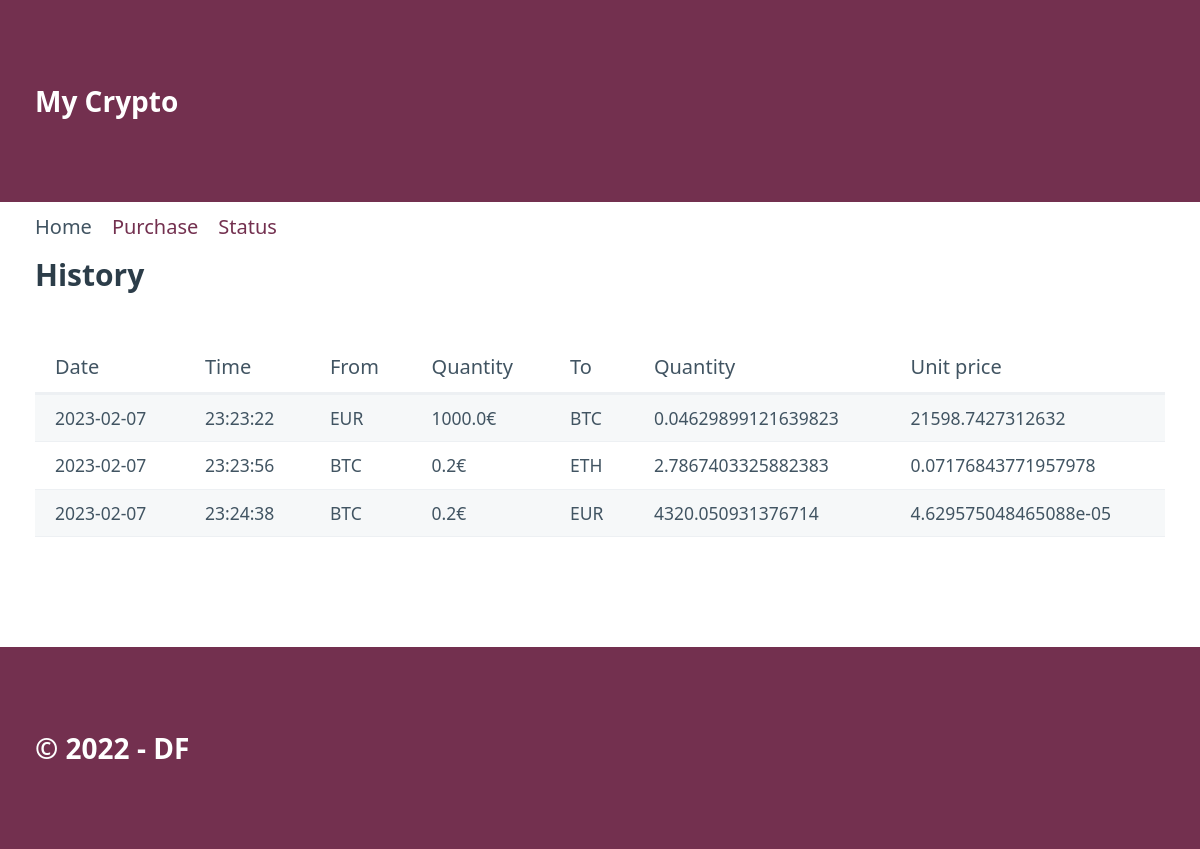
Before: / with the older database file.
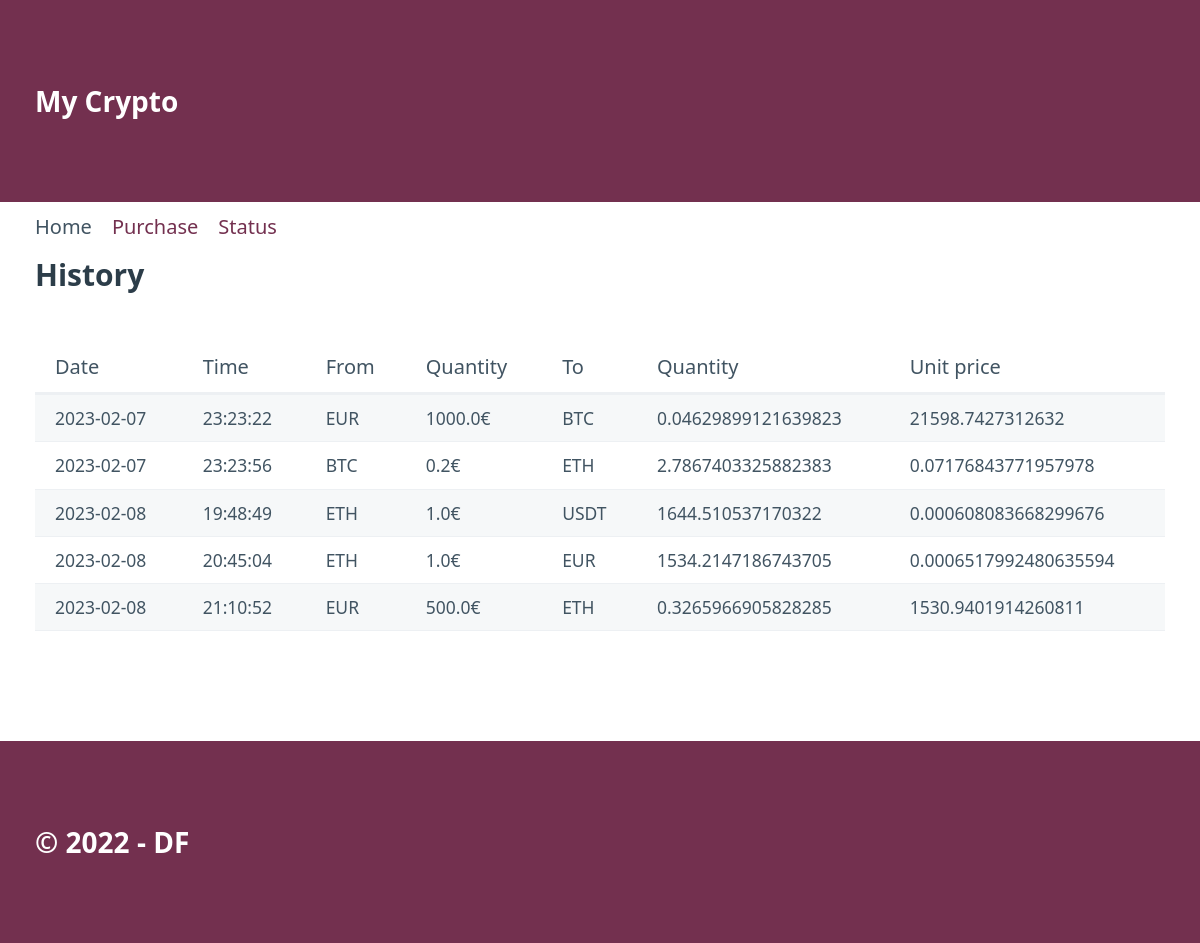
After: the same page with the newer database file.
### tables this page shows
CREATE TABLE "movements" (
	"id"	INTEGER,
	"date"	TEXT NOT NULL,
	"time"	TEXT NOT NULL,
	"from_coin"	TEXT NOT NULL,
	"from_quantity"	REAL NOT NULL,
	"to_coin"	TEXT NOT NULL,
	"to_quantity"	REAL NOT NULL,
	PRIMARY KEY("id" AUTOINCREMENT)
);

### crypto_app/routes.py (the view)
@app.route("/")
def index():
    register = show_all()
    return render_template("index.html", data = register, page = 'home')

### crypto_app/models.py (called while the page is built)
def show_all():
    connect = Conexion("SELECT id,date,time,from_coin,from_quantity,to_coin,to_quantity FROM movements ORDER BY date;")
    rows = connect.res.fetchall()
    columns = connect.res.description
    result = []
    for row in rows:
        data_info = {}
        position = 0
        for field in columns:
            data_info[field[0]] = row[position]
            position += 1
        result.append(data_info)
    connect.con.close()
    return result

### crypto_app/templates/index.html
{% extends "base.html" %} {% block section %}
<section class="container">
    <h3>History</h3>
    {% if data %}
    <table role="grid">
        <thead>
            <tr>
                <th>Date</th>
                <th>Time</th>
                <th>From</th>
                <th>Quantity</th>
                <th>To</th>
                <th>Quantity</th>
                <th>Unit price</th>
            </tr>
        </thead>
        <tbody>
            {% for movements in data %}
            <tr>
                <td>{{movements.date}}</td>
                <td>{{movements.time}}</td>
                <td>{{movements.from_coin}}</td>
                <td>{{movements.from_quantity}}€</td>
                <td>{{movements.to_coin}}</td>
                <td>{{movements.to_quantity}}</td>
                <td>{{movements.from_quantity / movements.to_quantity}}</td>
            </tr>
            {% endfor %}
        </tbody>
    </table>
    {% else %}
    <h4>No movements registered</h4>
    {% endif %}
</section>
{% endblock %}

### crypto_app/templates/base.html (shortened to what this page needs)
<!DOCTYPE html>
<html lang="en">
    <head>
        <link rel="stylesheet" href="../static/css/pico-bootstrap-grid.css" />
        <link rel="stylesheet" href="../static/css/styles.css" />
    </head>
    <body>
        <header>
            <div class="container">My Crypto</div>
        </header>
        <nav class="container">
            <ul>
                {% if page == 'home' %}
                <li>Home</li>
                <li><a href="/purchase">Purchase</a></li>
                <li><a href="/status">Status</a></li>
                {% endif %}
            </ul>
        </nav>
        {% block section %} {% endblock %}
        <footer>
            <div class="container">&copy; 2022 - DF</div>
        </footer>
    </body>
</html>

### crypto_app/static/css/styles.css (style rules this page uses)
header, footer { background-color: var(--primary); color: var(--primary-inverse); font-size: 1.4em; font-weight: bold; }
body { min-height: 100vh; display: grid; grid-template-rows: auto 50px 1fr auto; margin: 0; }

Changed rows visible on the page:
removed movements: date "2023-02-07", time "23:24:38", from_coin "BTC", from_quantity "0.2", to_coin "EUR", to_quantity "4320.050931376714", movements.from_quantity/movements.to_quantity "4.629575048465088e-05"
added movements: date "2023-02-08", time "19:48:49", from_coin "ETH", from_quantity "1.0", to_coin "USDT", to_quantity "1644.510537170322", movements.from_quantity/movements.to_quantity "0.000608083668299676"
added movements: date "2023-02-08", time "20:45:04", from_coin "ETH", from_quantity "1.0", to_coin "EUR", to_quantity "1534.2147186743705", movements.from_quantity/movements.to_quantity "0.0006517992480635594"
added movements: date "2023-02-08", time "21:10:52", from_coin "EUR", from_quantity "500.0", to_coin "ETH", to_quantity "0.3265966905828285", movements.from_quantity/movements.to_quantity "1530.9401914260811"
